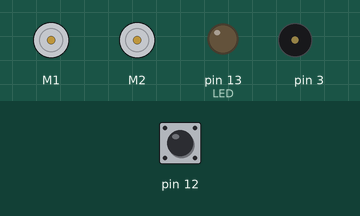
This sketch was run on a simulated Arduino Uno, built with avr-gcc and run on an emulated ATmega328P. Shown: 2 × DC motor (green arrow = forward, orange = backward, longer = faster), output pins drawn as LEDs (lit = HIGH), buzzer (waves = sounding). The inputs (shaded band) are chosen by the test bench; at power-on: pin 12 HIGH.

Above: at 1.2 s.
1.3 s: pin 12 pulled LOW for 0.15 s
At 1.8 s:
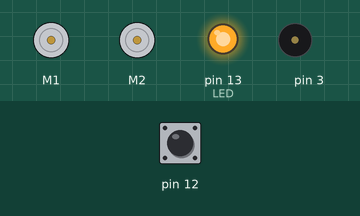
At 2.8 s:
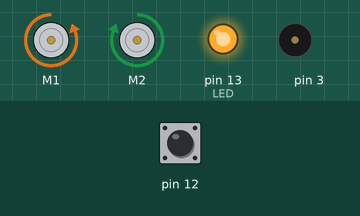
Timing chart, 0 to 9.5 s (numbered marks = the images above; inputs shaded):
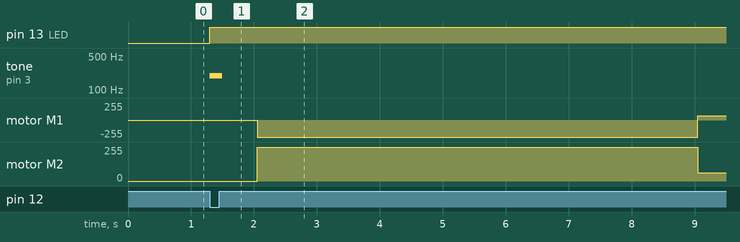

Measured:
- after the input at 1.3 s, pin 13 (LED): LOW → HIGH at once; tone on pin 3: silent → 195 Hz at once, → silent 0.20 s later; motor M1: stopped → backward 255/255 after 0.75 s, → forward 63/255 7.0 s later; motor M2: stopped → forward 255/255 after 0.75 s, → forward 63/255 7.0 s later

The sketch:

zumo_robot_shield_example.ino
```cpp
#include <ZumoBuzzer.h>
#include <ZumoMotors.h>
#include <Pushbutton.h>
#include <QTRSensors.h>
#include <ZumoReflectanceSensorArray.h>
#include <avr/pgmspace.h>
#include <Wire.h>
#include <LSM303.h>


int LED = 13;

int speed = 400;

Pushbutton button(ZUMO_BUTTON); // pushbutton on pin 12

// Motor
ZumoMotors motors;

// Sound Effects
ZumoBuzzer buzzer;

void setup(){

  // Initiate the Wire library and join the I2C bus as a master
  Wire.begin();

  //randomSeed((unsigned int) millis());

  pinMode(LED, OUTPUT);
}

bool isRunning = false;

void loop(){
 if(button.isPressed()){

   //play the note
   buzzer.playNote(NOTE_G(3), 200, 30);

   //see if it's already moving
    isRunning = (isRunning)? false:true;

    //if not, stop the motors
    if(!isRunning){
      motors.setSpeeds(0, 0);
    }
    //set the led to whether or not it's running
    digitalWrite(LED, (isRunning)? HIGH:LOW);
    delay(750);
  }

  //if we are running, move it
  if(isRunning){
    motors.setSpeeds(-speed,speed);
    delay(7000);
    motors.setSpeeds(speed/4,speed/4);
    delay(10000);
  }
}
```
